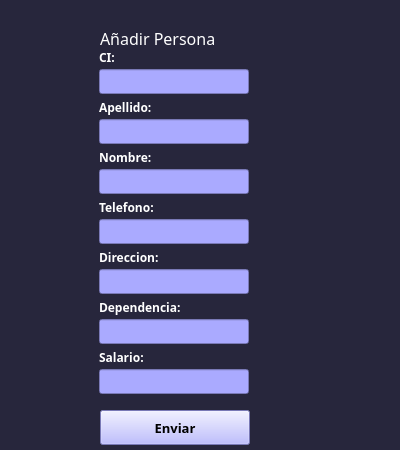
<?xml version="1.0" encoding="UTF-8"?>
<ui version="4.0">
 <class>formpersona</class>
 <widget class="QWidget" name="formpersona">
  <property name="geometry">
   <rect>
    <x>0</x>
    <y>0</y>
    <width>400</width>
    <height>450</height>
   </rect>
  </property>
  <property name="minimumSize">
   <size>
    <width>400</width>
    <height>400</height>
   </size>
  </property>
  <property name="maximumSize">
   <size>
    <width>400</width>
    <height>450</height>
   </size>
  </property>
  <property name="windowTitle">
   <string>PERSONA</string>
  </property>
  <property name="styleSheet">
   <string notr="true">background-color:#27263c;</string>
  </property>
  <widget class="QWidget" name="centralwidget" native="true">
   <property name="geometry">
    <rect>
     <x>90</x>
     <y>20</y>
     <width>201</width>
     <height>451</height>
    </rect>
   </property>
   <property name="styleSheet">
    <string notr="true"/>
   </property>
   <widget class="QLineEdit" name="campo_ci">
    <property name="geometry">
     <rect>
      <x>9</x>
      <y>49</y>
      <width>150</width>
      <height>25</height>
     </rect>
    </property>
    <property name="minimumSize">
     <size>
      <width>150</width>
      <height>25</height>
     </size>
    </property>
    <property name="styleSheet">
     <string notr="true">background-color:rgb(170, 170, 255);</string>
    </property>
   </widget>
   <widget class="QLineEdit" name="campo_apellido">
    <property name="geometry">
     <rect>
      <x>9</x>
      <y>99</y>
      <width>150</width>
      <height>25</height>
     </rect>
    </property>
    <property name="minimumSize">
     <size>
      <width>150</width>
      <height>25</height>
     </size>
    </property>
    <property name="styleSheet">
     <string notr="true">background-color:rgb(170, 170, 255);
</string>
    </property>
   </widget>
   <widget class="QLineEdit" name="campo_nombre">
    <property name="geometry">
     <rect>
      <x>9</x>
      <y>149</y>
      <width>150</width>
      <height>25</height>
     </rect>
    </property>
    <property name="minimumSize">
     <size>
      <width>150</width>
      <height>25</height>
     </size>
    </property>
    <property name="styleSheet">
     <string notr="true">background-color:rgb(170, 170, 255);</string>
    </property>
   </widget>
   <widget class="QLineEdit" name="campo_telefono">
    <property name="geometry">
     <rect>
      <x>9</x>
      <y>199</y>
      <width>150</width>
      <height>25</height>
     </rect>
    </property>
    <property name="minimumSize">
     <size>
      <width>150</width>
      <height>25</height>
     </size>
    </property>
    <property name="styleSheet">
     <string notr="true">background-color:rgb(170, 170, 255);</string>
    </property>
   </widget>
   <widget class="QLineEdit" name="campo_direccion">
    <property name="geometry">
     <rect>
      <x>9</x>
      <y>249</y>
      <width>150</width>
      <height>25</height>
     </rect>
    </property>
    <property name="minimumSize">
     <size>
      <width>150</width>
      <height>25</height>
     </size>
    </property>
    <property name="styleSheet">
     <string notr="true">background-color:rgb(170, 170, 255);</string>
    </property>
   </widget>
   <widget class="QLineEdit" name="campo_dependencia">
    <property name="geometry">
     <rect>
      <x>9</x>
      <y>299</y>
      <width>150</width>
      <height>25</height>
     </rect>
    </property>
    <property name="minimumSize">
     <size>
      <width>150</width>
      <height>25</height>
     </size>
    </property>
    <property name="styleSheet">
     <string notr="true">background-color:rgb(170, 170, 255);</string>
    </property>
   </widget>
   <widget class="QLabel" name="label">
    <property name="geometry">
     <rect>
      <x>9</x>
      <y>29</y>
      <width>151</width>
      <height>16</height>
     </rect>
    </property>
    <property name="font">
     <font>
      <family>Candara</family>
      <weight>75</weight>
      <bold>true</bold>
     </font>
    </property>
    <property name="styleSheet">
     <string notr="true">color:white;</string>
    </property>
    <property name="text">
     <string>CI:</string>
    </property>
   </widget>
   <widget class="QLabel" name="label_2">
    <property name="geometry">
     <rect>
      <x>9</x>
      <y>79</y>
      <width>151</width>
      <height>16</height>
     </rect>
    </property>
    <property name="font">
     <font>
      <family>Candara</family>
      <weight>75</weight>
      <bold>true</bold>
     </font>
    </property>
    <property name="styleSheet">
     <string notr="true">color:white;</string>
    </property>
    <property name="text">
     <string>Apellido:</string>
    </property>
   </widget>
   <widget class="QLabel" name="label_3">
    <property name="geometry">
     <rect>
      <x>9</x>
      <y>129</y>
      <width>151</width>
      <height>16</height>
     </rect>
    </property>
    <property name="font">
     <font>
      <family>Candara</family>
      <weight>75</weight>
      <bold>true</bold>
     </font>
    </property>
    <property name="styleSheet">
     <string notr="true">color:white;</string>
    </property>
    <property name="text">
     <string>Nombre:</string>
    </property>
   </widget>
   <widget class="QLabel" name="label_4">
    <property name="geometry">
     <rect>
      <x>9</x>
      <y>179</y>
      <width>151</width>
      <height>16</height>
     </rect>
    </property>
    <property name="font">
     <font>
      <family>Candara</family>
      <weight>75</weight>
      <bold>true</bold>
     </font>
    </property>
    <property name="styleSheet">
     <string notr="true">color:white;</string>
    </property>
    <property name="text">
     <string>Telefono:</string>
    </property>
   </widget>
   <widget class="QLabel" name="label_5">
    <property name="geometry">
     <rect>
      <x>9</x>
      <y>229</y>
      <width>151</width>
      <height>16</height>
     </rect>
    </property>
    <property name="font">
     <font>
      <family>Candara</family>
      <weight>75</weight>
      <bold>true</bold>
     </font>
    </property>
    <property name="styleSheet">
     <string notr="true">color:white;</string>
    </property>
    <property name="text">
     <string>Direccion:</string>
    </property>
   </widget>
   <widget class="QLabel" name="label_6">
    <property name="geometry">
     <rect>
      <x>9</x>
      <y>279</y>
      <width>151</width>
      <height>16</height>
     </rect>
    </property>
    <property name="font">
     <font>
      <family>Candara</family>
      <weight>75</weight>
      <bold>true</bold>
     </font>
    </property>
    <property name="styleSheet">
     <string notr="true">color:white;</string>
    </property>
    <property name="text">
     <string>Dependencia:</string>
    </property>
   </widget>
   <widget class="QLabel" name="label_7">
    <property name="geometry">
     <rect>
      <x>9</x>
      <y>329</y>
      <width>151</width>
      <height>16</height>
     </rect>
    </property>
    <property name="font">
     <font>
      <family>Candara</family>
      <weight>75</weight>
      <bold>true</bold>
     </font>
    </property>
    <property name="styleSheet">
     <string notr="true">color:white;</string>
    </property>
    <property name="text">
     <string>Salario:</string>
    </property>
   </widget>
   <widget class="QLineEdit" name="campo_salario">
    <property name="geometry">
     <rect>
      <x>9</x>
      <y>349</y>
      <width>150</width>
      <height>25</height>
     </rect>
    </property>
    <property name="minimumSize">
     <size>
      <width>150</width>
      <height>25</height>
     </size>
    </property>
    <property name="styleSheet">
     <string notr="true">background-color:rgb(170, 170, 255);</string>
    </property>
   </widget>
   <widget class="QLabel" name="label_8">
    <property name="geometry">
     <rect>
      <x>10</x>
      <y>10</y>
      <width>181</width>
      <height>16</height>
     </rect>
    </property>
    <property name="font">
     <font>
      <family>Candara</family>
      <pointsize>12</pointsize>
     </font>
    </property>
    <property name="styleSheet">
     <string notr="true">color:white;
</string>
    </property>
    <property name="text">
     <string>Añadir Persona</string>
    </property>
   </widget>
   <widget class="QPushButton" name="boton_enviar">
    <property name="geometry">
     <rect>
      <x>10</x>
      <y>390</y>
      <width>150</width>
      <height>35</height>
     </rect>
    </property>
    <property name="minimumSize">
     <size>
      <width>150</width>
      <height>35</height>
     </size>
    </property>
    <property name="maximumSize">
     <size>
      <width>200</width>
      <height>100</height>
     </size>
    </property>
    <property name="font">
     <font>
      <family>Candara</family>
      <pointsize>10</pointsize>
      <weight>75</weight>
      <bold>true</bold>
     </font>
    </property>
    <property name="cursor">
     <cursorShape>PointingHandCursor</cursorShape>
    </property>
    <property name="styleSheet">
     <string notr="true">background-color:rgb(170, 170, 255);</string>
    </property>
    <property name="text">
     <string>Enviar</string>
    </property>
   </widget>
  </widget>
  <widget class="QMenuBar" name="menubar">
   <property name="geometry">
    <rect>
     <x>0</x>
     <y>0</y>
     <width>456</width>
     <height>22</height>
    </rect>
   </property>
  </widget>
  <widget class="QStatusBar" name="statusbar">
   <property name="geometry">
    <rect>
     <x>0</x>
     <y>0</y>
     <width>3</width>
     <height>18</height>
    </rect>
   </property>
  </widget>
 </widget>
 <resources/>
 <connections/>
</ui>
